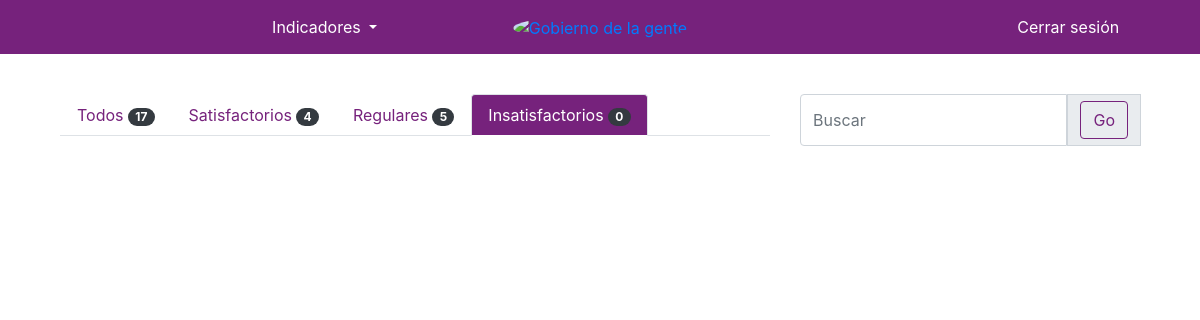
/indicadores/pesimo/ (signed in), run on an earlier commit of the app's database.
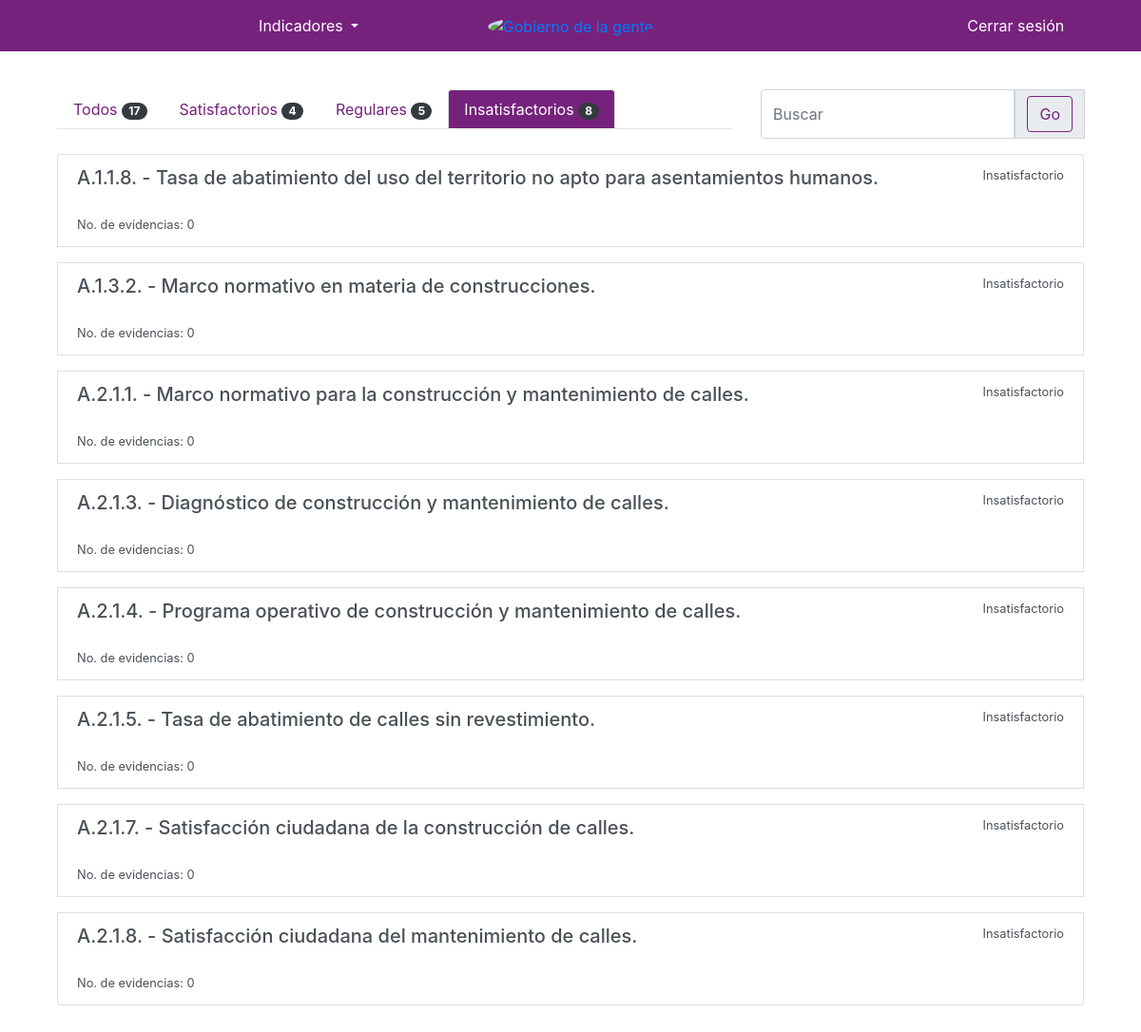
And on a later commit of the database.
### indicadores/models.py (models this page shows)
class Indicador(models.Model):
    indicador = models.CharField(max_length=10)
    nombre = models.TextField()
    descripcion = models.TextField(blank=True, null=True)
    metodo_calculo = models.TextField(blank=True, null=True)
    nivel = models.CharField(max_length=15, choices=choices_nivel, blank=True, null=True)
    dimension = models.CharField(max_length=144, blank=True, null=True)
    criterios_evaluacion = models.TextField(blank=True, null=True)
    area = models.ForeignKey(User, related_name='indicadores', on_delete=models.CASCADE)
    status = models.CharField(max_length=15, choices=choices_status)
    created = models.DateTimeField(auto_now_add=True)
    updated = models.DateTimeField(auto_now=True)
    evidencia = models.FileField(upload_to="evidencias/archivos/", blank=True, null=True)
    def __str__(self):
        return self.indicador + ' - ' + self.nombre
    def get_absolute_url(self):
        return reverse('indicadores:detail', kwargs={'pk':self.pk})

### indicadores/views.py (the view)
# urls.py: path('pesimo/', PesimoList.as_view(), name="pesimo"),
class PesimoList(views.View):
    def get(self, request):
        print("LLEGO A ROJO")
        template_name = "indicadores/indicador_list.html"
        q = request.GET.get('q')
        indicadores = Indicador.objects.filter(area=request.user, status="Insatisfactorio")
        if q:
            indicadores = Indicador.objects.filter(Q(area=request.user),
                                                   Q(status="Insatisfactorio"),
                                                   Q(nombre__icontains=q) |
                                                   Q(indicador__icontains=q) |
                                                   Q(descripcion__icontains=q)).distinct()
        total = len(Indicador.objects.filter(area=request.user))
        verde = len(Indicador.objects.filter(area=request.user, status="Satisfactorio"))
        amarillo = len(Indicador.objects.filter(area=request.user, status="Regular"))
        rojo = len(Indicador.objects.filter(area=request.user, status="Insatisfactorio"))
        context = {'indicadores': indicadores,
                   'tab': 'red',
                   'total': total,
                   'verde': verde,
                   'amarillo': amarillo,
                   'rojo': rojo
                   }
        return render(request, template_name, context)

### indicadores/templates/indicadores/indicador_list.html (shortened to what this page needs)
{% extends 'base.html' %}
{% load static %}
{% block content %}
    <div class="container">
        <div class="row">
            <div class="col-md-8">
                <ul class="nav nav-tabs d-flex justify-content-start margin-bottom-small">
              <li class="nav-item">
                <a class="nav-link {% if tab == "all" %} active {% endif %}" href="{% url 'indicadores:list' %}">Todos
                <span class="badge badge-pill badge-dark">{{ total }}</span></a>
              </li>
              <li class="nav-item">
                <a class="nav-link {% if tab == "green" %} active {% endif %}" href="{% url 'indicadores:satisfactorio' %}">Satisfactorios
                <span class="badge badge-pill badge-dark">{{ verde }}</span></a>
              </li>
              <li class="nav-item">
                <a class="nav-link {% if tab == "yellow" %} active {% endif %}" href="{% url 'indicadores:regular' %}">Regulares
                <span class="badge badge-pill badge-dark">{{ amarillo }}</span></a>
              </li>
              <li class="nav-item">
                <a class="nav-link {% if tab == "red" %} active {% endif %}" href="{% url 'indicadores:pesimo' %}">Insatisfactorios
                <span class="badge badge-pill badge-dark">{{ rojo }}</span></a>
              </li>
            </ul>
            </div>
            <div class="col-md-4">
                    {% if tab == "all" %}
                        <form action="{% url 'indicadores:list' %}"
                    {% elif tab == "green" %}
                        <form action="{% url 'indicadores:satisfactorio' %}"
                    {% elif tab == "yellow" %}
                        <form action="{% url 'indicadores:regular' %}"
                    {% else %}
                        <form action="{% url 'indicadores:pesimo' %}"
                    {% endif %}
                    method="get" class="d-flex flex-row">
                        <div class="input-group mb-3">
                            <input type="text" class="form-control" placeholder="Buscar" name="q" value="{{ request.GET.q }}" aria-label="Nombre de Usuario" aria-describedby="basic-addon1" >
                            <div class="input-group-prepend">
                                <span class="input-group-text" id="basic-addon1">
                                   <input class="btn btn-outline-primary " type="submit" name="submit" value="Go">
                                </span>
                            </div>
                        </div>
                </form>
            </div>
        </div>
        <div class="row">
            <div class="col-md-12">
                <div class="list-group">
                    {% for indicador in indicadores %}
                        <a href="{{ indicador.get_absolute_url }}" class="list-group-item margin-bottom-small list-group-item-action flex-column aligm-items-start
                          {% if indicador.status == 'Satisfactorio' %}
                          green-hover
                          {% elif indicador.status == 'Regular' %}
                           yellow-hover
                            {% else %}
                            red-hover
                            {% endif %}">
                            <div class="d-flex justify-content-between">
                                <h5>{{ indicador }}</h5>
                                <small>{{ indicador.status }}</small>
                            </div>
                            <small> No. de evidencias: {{ indicador.evidencias.count }}</small>
                        </a>
                    {% endfor %}
                </div>
            </div>
        </div>
    </div>
{% endblock %}

What changed in the data, as far as the page shows it:
now on this page (row edited): Indicador: indicador+nombre "A.1.1.8. - Tasa de abatimiento del uso del territorio no apto para asentamientos humanos.", status "Insatisfactorio", evidencias.count "0"
now on this page (row edited): Indicador: indicador+nombre "A.1.3.2. - Marco normativo en materia de construcciones.", status "Insatisfactorio", evidencias.count "0"
now on this page (row edited): Indicador: indicador+nombre "A.2.1.1. - Marco normativo para la construcción y mantenimiento de calles.", status "Insatisfactorio", evidencias.count "0"
now on this page (row edited): Indicador: indicador+nombre "A.2.1.3. - Diagnóstico de construcción y mantenimiento de calles.", status "Insatisfactorio", evidencias.count "0"
now on this page (row edited): Indicador: indicador+nombre "A.2.1.4. - Programa operativo de construcción y mantenimiento de calles.", status "Insatisfactorio", evidencias.count "0"
now on this page (row edited): Indicador: indicador+nombre "A.2.1.5. - Tasa de abatimiento de calles sin revestimiento.", status "Insatisfactorio", evidencias.count "0"
now on this page (row edited): Indicador: indicador+nombre "A.2.1.7. - Satisfacción ciudadana de la construcción de calles.", status "Insatisfactorio", evidencias.count "0"
now on this page (row edited): Indicador: indicador+nombre "A.2.1.8. - Satisfacción ciudadana del mantenimiento de calles.", status "Insatisfactorio", evidencias.count "0"
Also different on the page:
{{ rojo }}: "0" → "8"
